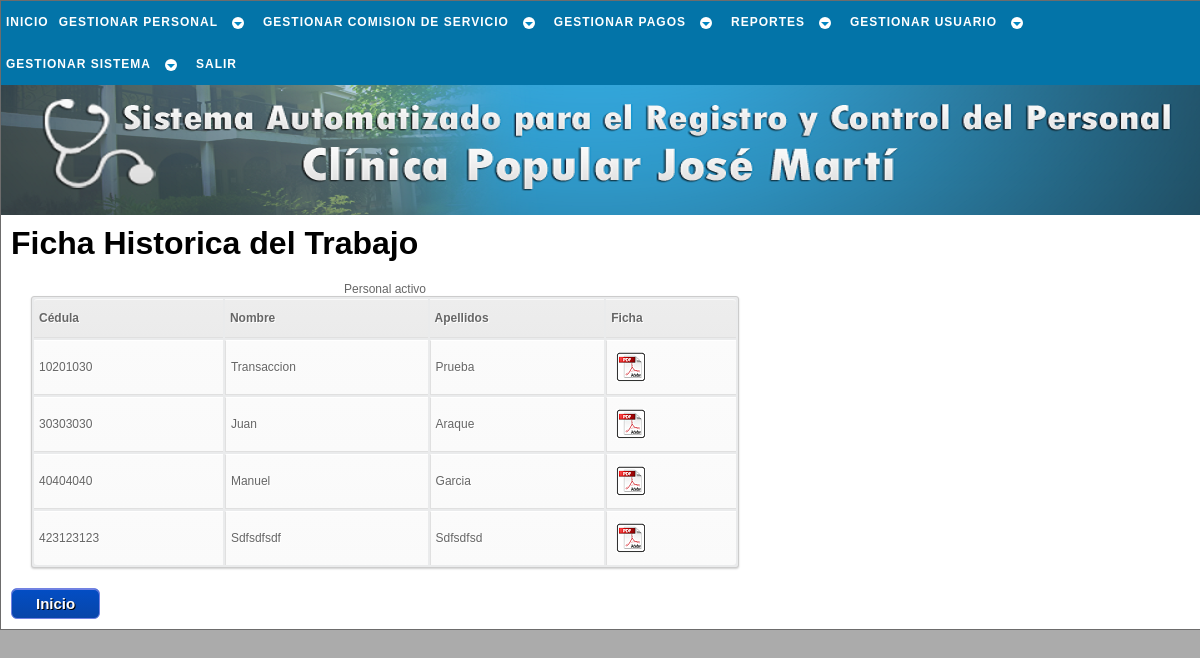
/php/reporte/gen_ficha.php (signed in), run on the app's committed database.
### tables this page shows
CREATE TABLE `trabajador` (
  `cedula` int(12) NOT NULL,
  `nombre` varchar(30) NOT NULL,
  `apellido` varchar(30) NOT NULL,
  `ciudadania` varchar(15) NOT NULL,
  `pasaporte` varchar(30) NOT NULL,
  `libreta_militr` varchar(30) NOT NULL,
  `fe_nac` date NOT NULL,
  `lug_nac` varchar(30) NOT NULL,
  `est_civil` varchar(15) NOT NULL,
  `nconyugue` varchar(50) NOT NULL,
  `estudia` int(1) NOT NULL,
  `direccion` varchar(50) NOT NULL,
  `telefono` varchar(12) NOT NULL,
  `telefono_em` varchar(12) NOT NULL,
  `estado` tinyint(1) NOT NULL,
  `actualizado` date NOT NULL,
  PRIMARY KEY (`cedula`)
);

### php/_sql/conslt_trabj_sql.php (called while the page is built, shortened)
<?php
	function conslt_trb($cnx_bd,$estado){
		$sql = "SELECT trabajador.cedula,nombre,apellido
				FROM trabajador
				JOIN laboral ON laboral.cedula = trabajador.cedula
				WHERE estado = $estado
				ORDER BY cedula
				ASC";
		$resultado = $cnx_bd->query($sql);
		return $resultado;
	}
?>

### php/reporte/gen_ficha.php (the view, shortened to what this page needs)
<!DOCTYPE html PUBLIC "-//W3C//DTD XHTML 1.1//EN" "http://www.w3.org/TR/xhtml11/DTD/xhtml11.dtd" />
<html xmlns="http://www.w3.org/1999/xhtml" xml:lang="es" lang="es" dir="ltr">
	<head>
		<link rel="stylesheet" href="../../css/estilo.css" type="text/css" media="screen" />
    </head>
	<body>
		<div id="cuerpo">
			<div id="menu">
				<div id="cssmenu">
					<?php include('../_menu/menu_reporte.php'); ?>
				</div>
			</div>
			<div id="inicio">
			</div>
			<div id="pagina">
				<?php
					$cnx_bd = conexion();
					include('../_sql/conslt_trabj_sql.php');
					$trb_actv = conslt_trb($cnx_bd,1);
				?>
				<h1>Ficha Historica del Trabajo</h1>
				<table id="tabla">
					<caption>Personal activo</caption>
					<tr>
						<th>Cédula</th>
						<th>Nombre</th>
						<th>Apellidos</th>
						<th>Ficha</th>
					</tr>
					<?php
					if ($trb_actv->num_rows < 1) {
					?>
					<tr>
						<td colspan="4">No hay Personal Activo registrado</td>
					</tr>
					<?php
					}else{
						while ($fila = $trb_actv->fetch_object()){
					?>
							<tr>
								<td><?=$fila->cedula?></td>
								<td><?=$fila->nombre?></td>
								<td><?=$fila->apellido?></td>
								<td>
									<div class="izq">
										<a href= "ficha_trbj.php?c=<?=$fila->cedula?>" class="constancia" title="Click para generar ficha historica del trabajador">Ficha</a>
									</div>
								</td>
							</tr>
					<?php
						}
					}
					?>
				</table>
				<a href="../inicio.php" class="enlaceboton" title="Click para ir al inicio de SACLIPOP">Inicio</a>
			</div>
		</div>
	</body>
</html>

### css/estilo.css (style rules this page uses)
* { font-family: 'Trebuchet MS', Helvetica, sans-serif; margin:0px; padding:0px; }
body { background:#ababab; text-align:center; }
table { border: 0px; }
h1 { margin:0px 0px 10px 0px; }
#cuerpo { margin:0 auto; padding:0; text-align:left; width:1200px; border:1px solid #6d6c6c; }
#inicio { height:170px; background:#0431B4 url(../imagen/logo.png); background-repeat:no-repeat; }
#menu { height:44px; background:#D2D0EE; }
#pagina { padding:10px; background:#FFF; overflow:auto; }
.enlaceboton { -moz-box-shadow:inset 0px 1px 0px 0px #7182e2; -webkit-box-shadow:inset 0px 1px 0px 0px #7182e2; box-shadow:inset 0px 1px 0px 0px #7182e2; background:-webkit-gradient( linear, left top, left bottom, color-stop(0.05, #034dc3), color-stop(1, #0846a9) ); background:-moz-linear-gradient( center top, #034dc3 5%, #0846a9 100% ); filter:progid:DXImageTransform.Microsoft.gradient(startColorstr='#034dc3', endColorstr='#0846a9'); background-color:#034dc3; -moz-border-radius:6px; -webkit-border-radius:6px; border-radius:6px; border:1px solid #7182e2; display:inline-block; color:#fcfcfc; font-size:15px; font-weight:bold; padding:6px 24px; text-decoration:none; text-shadow:1px 1px 0px #000000; }
.izq { margin-left: 4px; float: left; }
.constancia { background-image: url('../imagen/const.png'); background-repeat: no-repeat; width: 30px; height: 30px; text-indent: -9999px; display: block; }
#tabla a:link { color: #666; font-weight: bold; text-decoration:none; }
#tabla { color:#666; font-size:12px; text-shadow: 1px 1px 0px #fff; background:#eaebec; margin:20px; border:#ccc 1px solid; width:60%; -moz-border-radius:3px; -webkit-border-radius:3px; border-radius:3px; -moz-box-shadow: 0 1px 2px #d1d1d1; -webkit-box-shadow: 0 1px 2px #d1d1d1; box-shadow: 0 1px 2px #d1d1d1; }
#tabla th { padding:11px 15px 12px 5px; border-top:1px solid #fafafa; border-bottom:1px solid #e0e0e0; text-align:left; background: #ededed; background: -webkit-gradient(linear, left top, left bottom, from(#ededed), to(#ebebeb)); background: -moz-linear-gradient(top, #ededed, #ebebeb); }
#tabla th:first-child { text-align: left; padding-left:5px; }
#tabla tr:first-child th:first-child { -moz-border-radius-topleft:3px; -webkit-border-top-left-radius:3px; border-top-left-radius:3px; }
#tabla tr:first-child th:last-child { -moz-border-radius-topright:3px; -webkit-border-top-right-radius:3px; border-top-right-radius:3px; }
#tabla tr { text-align: center; padding-left:20px; }
#tabla td:first-child { text-align: left; border-left: 0; }
#tabla td { padding:11px 15px 12px 5px; border-top: 1px solid #ffffff; border-bottom:1px solid #e0e0e0; border-left: 1px solid #e0e0e0; text-align:left; background: #fafafa; background: -webkit-gradient(linear, left top, left bottom, from(#fbfbfb), to(#fafafa)); background: -moz-linear-gradient(top, #fbfbfb, #fafafa); }
#tabla tr:last-child td { border-bottom:0; }
#tabla tr:last-child td:first-child { -moz-border-radius-bottomleft:3px; -webkit-border-bottom-left-radius:3px; border-bottom-left-radius:3px; }
#tabla tr:last-child td:last-child { -moz-border-radius-bottomright:3px; -webkit-border-bottom-right-radius:3px; border-bottom-right-radius:3px; }
#cssmenu { font-size: 12px; background: #0374a8; margin: 0; width: auto; padding: 0; line-height: 1; display: block; position: relative; }

### data on the page
trabajador: cedula "10201030", nombre "Transaccion", apellido "Prueba"
trabajador: cedula "30303030", nombre "Juan", apellido "Araque"
trabajador: cedula "40404040", nombre "Manuel", apellido "Garcia"
trabajador: cedula "423123123", nombre "Sdfsdfsdf", apellido "Sdfsdfsd"
